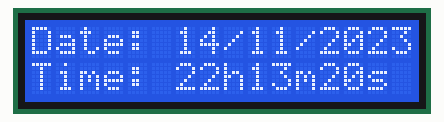
Bench run of a sketch on a simulated Arduino Uno, built with avr-gcc and run on an emulated ATmega328P. Shown: 16×2 character LCD. The local clock reads 2024-03-15 10:24:30 at power-on unless the sketch sets it; what the sketch prints to the serial monitor is not drawn.

Above: at 0.2 s.
At 4.3 s:
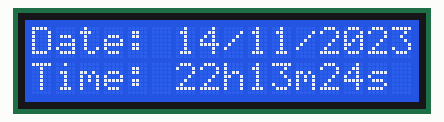
At 9.5 s:
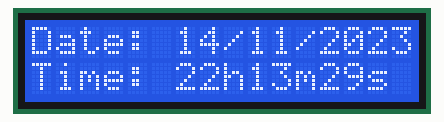
At 18.8 s:
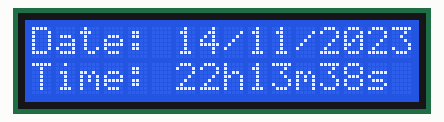
At 28.1 s:
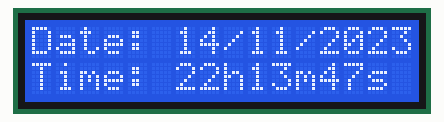
At 38.4 s:
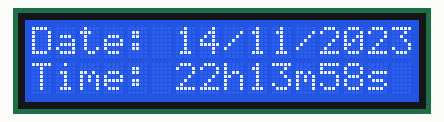

The sketch:

main.ino
```cpp
#include <LCD_I2C.h>
#include <RtcDS1302.h>

// Code based on the following tutorial:
// https://www.youtube.com/watch?v=MfmK55TREuQ&ab_channel=EnjoyMechatronics

// I2C Display Configs
#define address 0x27 // MAY CHANGE, ADAPT ACCORDINGLY
#define columns 16
#define rows 2


// RTC DS1302 Module Configs
#define pinRST 2
#define pinDAT 4
#define pinCLK 5

// Instanciate the Display and RTC
LCD_I2C lcd(0x27, columns, rows);

ThreeWire myWire(pinDAT, pinCLK, pinRST);
RtcDS1302<ThreeWire> Rtc(myWire);

void setup() {
  Serial.begin(9600);
  // Start Display Module
  lcd.begin();
  lcd.backlight();

  Serial.println("compiled: ");
  Serial.print(__DATE__);
  Serial.print(" | ");
  Serial.println(__TIME__);

  // Start RTC Module
  Rtc.Begin();
  RtcDateTime currentTime = RtcDateTime(__DATE__, __TIME__);
  Rtc.SetIsWriteProtected(false);
  Rtc.SetIsRunning(true);
  Rtc.SetDateTime(currentTime);
}

void loop() {
  // Get date/time from RTC Module
  RtcDateTime now = Rtc.GetDateTime();

  // Update Display Module
  // First Row (Date)
  lcd.clear();
  lcd.print("Date: ");
  lcd.print(now.Day());
  lcd.print("/");
  lcd.print(now.Month());
  lcd.print("/");
  lcd.print(now.Year());

  // Second Row (Time)

  lcd.setCursor(0, 1);
  lcd.print("Time: ");
  lcd.print(now.Hour());
  lcd.print("h");
  lcd.print(now.Minute());
  lcd.print("m");
  lcd.print(now.Second());
  lcd.print("s");

  delay(1000);
}
```

Measured:
- what the display in image 1 shows lasts 1.1 s, from 4.2 s to 5.3 s
